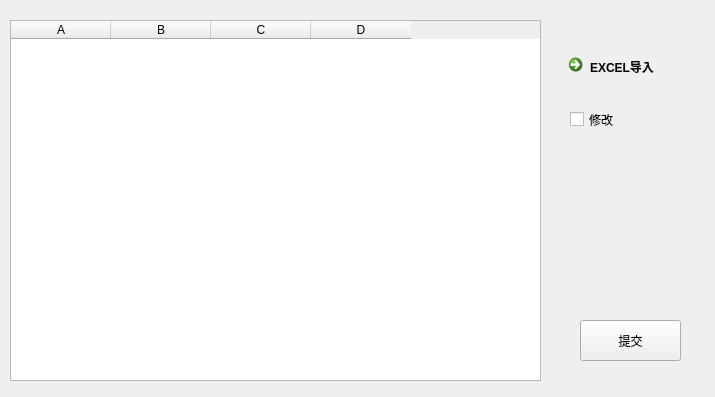
<?xml version="1.0" encoding="UTF-8"?>
<ui version="4.0">
 <class>ckName</class>
 <widget class="QWidget" name="ckName">
  <property name="geometry">
   <rect>
    <x>0</x>
    <y>0</y>
    <width>715</width>
    <height>397</height>
   </rect>
  </property>
  <property name="windowTitle">
   <string>参赛名单</string>
  </property>
  <widget class="QTableWidget" name="tableWidget">
   <property name="geometry">
    <rect>
     <x>10</x>
     <y>20</y>
     <width>531</width>
     <height>361</height>
    </rect>
   </property>
   <column>
    <property name="text">
     <string>A</string>
    </property>
   </column>
   <column>
    <property name="text">
     <string>B</string>
    </property>
   </column>
   <column>
    <property name="text">
     <string>C</string>
    </property>
   </column>
   <column>
    <property name="text">
     <string>D</string>
    </property>
   </column>
  </widget>
  <widget class="QPushButton" name="pushButton_2">
   <property name="geometry">
    <rect>
     <x>580</x>
     <y>320</y>
     <width>101</width>
     <height>41</height>
    </rect>
   </property>
   <property name="text">
    <string>提交</string>
   </property>
  </widget>
  <widget class="QCommandLinkButton" name="commandLinkButton">
   <property name="geometry">
    <rect>
     <x>561</x>
     <y>47</y>
     <width>201</width>
     <height>51</height>
    </rect>
   </property>
   <property name="text">
    <string>EXCEL导入</string>
   </property>
  </widget>
  <widget class="QCheckBox" name="checkBox">
   <property name="geometry">
    <rect>
     <x>570</x>
     <y>110</y>
     <width>91</width>
     <height>19</height>
    </rect>
   </property>
   <property name="text">
    <string>修改</string>
   </property>
  </widget>
 </widget>
 <resources/>
 <connections/>
</ui>
